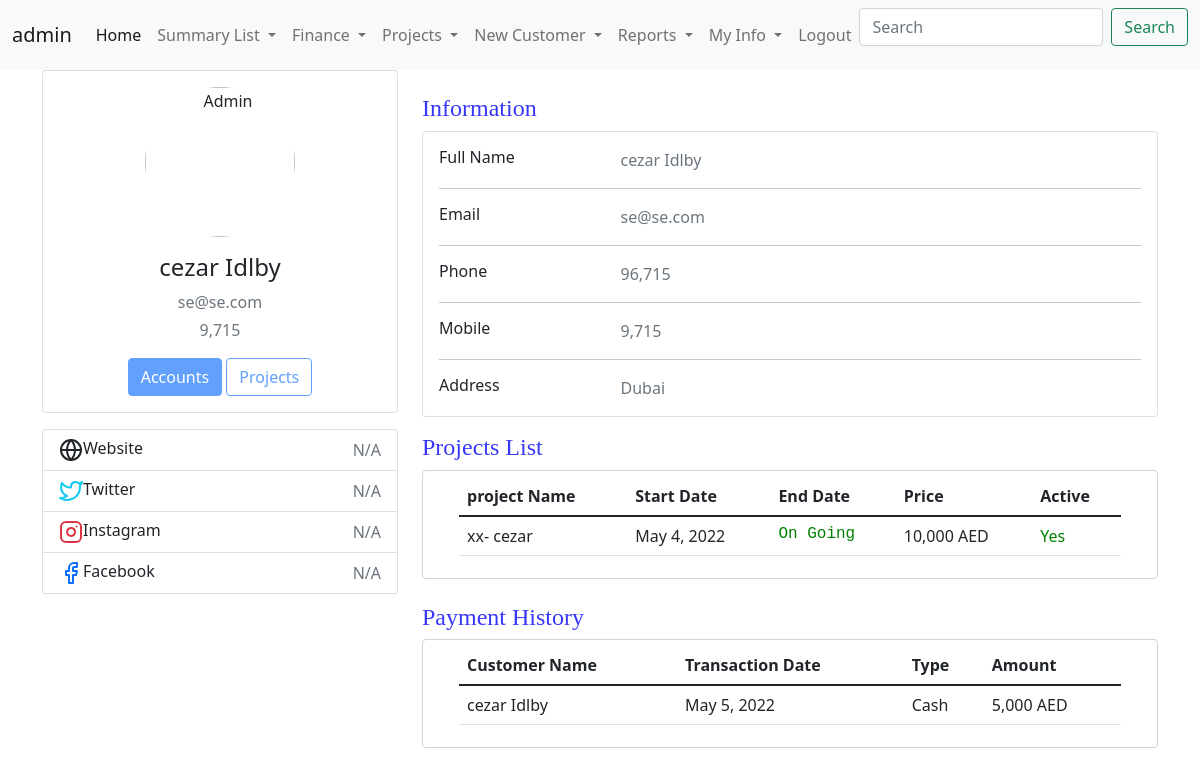
The app's page /UserCheckProject (signed in) with its own data.
### CRM/models.py (models this page shows, shortened)
class CustomerInfoModel(models.Model):
    customerId = models.AutoField(primary_key=True)
    customerName = models.CharField(max_length=100 , unique=True)
    country = models.ForeignKey(countryListModel,on_delete=models.DO_NOTHING)
    address = models.CharField(max_length=150)
    mobileNumber = models.IntegerField(unique=True)
    workNumber = models.IntegerField()
    email = models.EmailField(max_length=50 , unique=True)
    userLogin = models.OneToOneField(settings.AUTH_USER_MODEL,related_name="b" ,  on_delete=models.DO_NOTHING , null=True , blank=True )
    createdBy = models.ForeignKey(User, on_delete=models.DO_NOTHING)
    active = models.BooleanField(default=True)
    GA1 = models.CharField(max_length=100 , blank=True, null=True)
    GA2 = models.CharField(max_length=100 , blank=True, null=True)
    GA3 = models.CharField(max_length=100 , blank=True, null=True)
    GA4 = models.CharField(max_length=100 , blank=True, null=True)
    GB1 = models.BooleanField(default=False , blank=True, null=True)
    GB2 = models.BooleanField(default=False , blank=True, null=True)
    GB3 = models.BooleanField(default=False , blank=True, null=True)
    GB4 = models.BooleanField(default=False , blank=True, null=True)
    GD1 = models.DateField(blank=True, null=True)
    GD2 = models.DateField(blank=True, null=True)
    GD3 = models.DateField(blank=True, null=True)

class ProjectInfoModel(models.Model):
    projectId = models.AutoField(primary_key=True)
    projectName = models.CharField(max_length=100 , unique=True)
    projectDesc =  models.CharField(max_length=300)
    startDate = models.DateField(default= datetime.now)
    endDate = models.DateField(blank=True, null=True)
    price = models.IntegerField()
    active = models.BooleanField(default=True)
    createdBy = models.ForeignKey(User, on_delete=models.CASCADE)
    GA1 = models.CharField(max_length=100 , blank=True, null=True)
    GA2 = models.CharField(max_length=100 , blank=True, null=True)
    GB1 = models.BooleanField(default=False , blank=True, null=True)
    GB2 = models.BooleanField(default=False , blank=True, null=True)
    GD1 = models.DateField(blank=True, null=True)
    GD2 = models.DateField(blank=True, null=True)

### CRM/views.py (the view)
# urls.py: path('UserCheckProject',views.UserCheckProject,name='UserCheckProject'),
@login_required
def UserCheckProject(request):
    loginUser = User.objects.filter(username = request.user)
    try:
        customerProfile = CustomerInfoModel.objects.filter(userLogin =  loginUser[0])
    except Exception as e:
        customerProfile = ''
    try:
        q1 = assignProjectModel.objects.filter(userLogin = request.user)
    except Exception as e:
        q1 = 'NO Projects'
    try:
        CustomerIDFilter = q1.values_list('customerId')[0]
    except Exception as e:
        CustomerIDFilter = 'NO Projects'
    try:
        CustomerProjects = assignProjectModel.objects.values('projectId__projectName','assignDate','projectId__price','projectId__active','projectId__endDate').filter(customerId = CustomerIDFilter)
    except Exception as e:
        CustomerProjects = ''
    try:
        CustomerPayment = paymentsModel.objects.values('customerId__customerName','transactionDate','paymentType','paymentAmount','Currency').filter(customerId = CustomerIDFilter).order_by('-transactionDate')
    except Exception as e:
        CustomerPayment = ''
    context = {
     'q1':q1 ,
     'CustomerIDFilter':CustomerIDFilter,
     'CustomerProjects':CustomerProjects,
     'customerProfile':customerProfile,
     'loginUser' : loginUser,
     'CustomerPayment' : CustomerPayment
     }
    return render(request,'CRM/Profile.html',context)

### CRM/templates/CRM/Profile.html (shortened to what this page needs)
{% include 'CRM/navbar.html' %}
{% include 'CRM/base.html' %}
{% load humanize %}
{% block content %}
<div class="container">
    <div class="main-body">
          <div class="row gutters-sm">
            <div class="col-md-4 mb-3">
              <div class="card">
                <div class="card-body">
                  <div class="d-flex flex-column align-items-center text-center">
                    <img src="https://bootdey.com/img/Content/avatar/avatar7.png" alt="Admin" class="rounded-circle" width="150">
                    <div class="mt-3">
                      <h4>{{customerProfile.0.customerName}}</h4>
                      <p class="text-secondary mb-1">{{customerProfile.0.email}}</p>
                      <p class="text-muted font-size-sm">{{customerProfile.0.mobileNumber}}</p>
                      <button class="btn btn-primary disabled">Accounts</button>
                      <button class="btn btn-outline-primary disabled">Projects</button>
                    </div>
                  </div>
                </div>
              </div>
              <div class="card mt-3">
                <ul class="list-group list-group-flush">
                  <li class="list-group-item d-flex justify-content-between align-items-center flex-wrap">
                    <h6 class="mb-0">Website</h6>
                    <span class="text-secondary">N/A</span>
                  </li>
                  <li class="list-group-item d-flex justify-content-between align-items-center flex-wrap">
                    <h6 class="mb-0">Twitter</h6>
                    <span class="text-secondary">N/A</span>
                  </li>
                  <li class="list-group-item d-flex justify-content-between align-items-center flex-wrap">
                    <h6 class="mb-0">Instagram</h6>
                    <span class="text-secondary">N/A</span>
                  </li>
                  <li class="list-group-item d-flex justify-content-between align-items-center flex-wrap">
                    <h6 class="mb-0">Facebook</h6>
                    <span class="text-secondary">N/A</span>
                  </li>
                </ul>
              </div>
            </div>
            <div class="col-md-8">
              <br>
             <h4 style="color: rgb(55, 55, 250); font-family: Georgia, 'Times New Roman', Times, serif; ">Information</h4>
              <div class="card mb-3">
                <div class="card-body">
                  <div class="row">
                    <div class="col-sm-3">
                      <h6 class="mb-0">Full Name</h6>
                    </div>
                    <div class="col-sm-9 text-secondary">
                        {{customerProfile.0.customerName}} <br>
                    </div>
                  </div>
                  <hr>
                  <div class="row">
                    <div class="col-sm-3">
                      <h6 class="mb-0">Email</h6>
                    </div>
                    <div class="col-sm-9 text-secondary">
                        {{customerProfile.0.email}} <br>
                    </div>
                  </div>
                  <hr>
                  <div class="row">
                    <div class="col-sm-3">
                      <h6 class="mb-0">Phone</h6>
                    </div>
                    <div class="col-sm-9 text-secondary">
                        {{customerProfile.0.workNumber}} <br>
                    </div>
                  </div>
                  <hr>
                  <div class="row">
                    <div class="col-sm-3">
                      <h6 class="mb-0">Mobile</h6>
                    </div>
                    <div class="col-sm-9 text-secondary">
                        {{customerProfile.0.mobileNumber}} <br>
                    </div>
                  </div>
                  <hr>
                  <div class="row">
                    <div class="col-sm-3">
                      <h6 class="mb-0">Address</h6>
                    </div>
                    <div class="col-sm-9 text-secondary">
                        {{customerProfile.0.address}} <br>
                    </div>
                  </div>
    </div>
  </div>
  <h4 style="color: rgb(55, 55, 250); font-family: Georgia, 'Times New Roman', Times, serif; "> Projects List</h4>
  <div class="form-control">
  <div class="container-lg">
<table  class="table">
    <thead>
      <tr>
        <th scope="col">project Name</th>
        <th scope="col">Start Date</th>
        <th scope="col">End Date</th>
        <th scope="col">Price</th>
        <th scope="col">Active</th>
      </tr>
    </thead>
    <tbody>
      <tr>
          {% for x in CustomerProjects %}
        <td  >{{x.projectId__projectName}}</td>
        <td>{{x.assignDate}}</td>
        {% if x.projectId__endDate == Null %} <td style="color: green; font-family: 'Courier New', Courier, monospace;">On Going</td> {% else %} <td>{{x.projectId__endDate}}</td> {% endif %}
        <td>{{x.projectId__price|intcomma}} AED</td>
        {% if x.projectId__active == True %} <td style="color: green;">Yes</td> {% else %} <td style="color: red;">No</td> {% endif %}
      </tr>
      {% endfor %}
    </tbody>
  </table>
</div>
</div>
<br>
<h4 style="color: rgb(55, 55, 250); font-family: Georgia, 'Times New Roman', Times, serif; "> Payment History</h4>
<div class="form-control">
<div class="container-lg">
<table  class="table">
  <thead>
    <tr>
      <th scope="col">Customer Name</th>
      <th scope="col">Transaction Date</th>
      <th scope="col">Type</th>
      <th scope="col">Amount</th>
    </tr>
  </thead>
  <tbody>
    <tr>
        {% for x in CustomerPayment %}
      <td  >{{x.customerId__customerName}}</td>
      <td>{{x.transactionDate}}</td>
      <td>{{x.paymentType}}</td>
      <td>{{x.paymentAmount|intcomma}} {{x.Currency}}</td>
    </tr>
    {% endfor %}
  </tbody>
</table>
</div>
</div>
{% endblock %}

### CRM/templates/CRM/navbar.html (shortened to what this page needs)
{% block content %}
<nav class="navbar navbar-expand-lg navbar-light bg-light">
    <div class="container-fluid">
      <a class="navbar-brand" href="#">{{user.get_username}}</a>
      <div class="collapse navbar-collapse" id="navbarScroll">
        <ul class="navbar-nav me-auto my-2 my-lg-0 navbar-nav-scroll" style="--bs-scroll-height: 100px;">
          {% if user.is_superuser %}
          <li class="nav-item">
            <a class="nav-link active" aria-current="page" href="{% url 'CRM:customerList' %}">Home</a>
          </li>
          <li class="nav-item dropdown">
            <a class="nav-link dropdown-toggle" href="#" id="navbarScrollingDropdown" role="button" data-bs-toggle="dropdown" aria-expanded="false">
              Summary List
            </a>
          </li>
          <li class="nav-item dropdown">
            <a class="nav-link dropdown-toggle" href="#" id="navbarScrollingDropdown" role="button" data-bs-toggle="dropdown" aria-expanded="false">
              Finance
            </a>
          </li>
          <li class="nav-item dropdown">
            <a class="nav-link dropdown-toggle" href="#" id="navbarScrollingDropdown" role="button" data-bs-toggle="dropdown" aria-expanded="false">
              Projects
            </a>
          </li>
          <li class="nav-item dropdown">
            <a class="nav-link dropdown-toggle" href="#" id="navbarScrollingDropdown" role="button" data-bs-toggle="dropdown" aria-expanded="false">
              New Customer
            </a>
          </li>
          <li class="nav-item dropdown">
            <a class="nav-link dropdown-toggle" href="#" id="navbarScrollingDropdown" role="button" data-bs-toggle="dropdown" aria-expanded="false">
              Reports
            </a>
          </li>
          {% endif %}
          {% if user.is_authenticated %}
          <li class="nav-item dropdown">
            <a class="nav-link dropdown-toggle" href="#" id="navbarScrollingDropdown" role="button" data-bs-toggle="dropdown" aria-expanded="false">
              My Info
            </a>
          </li>
          {% endif %}
          {% if user.is_authenticated %}
          <li class="nav-item">
            <a class="nav-link" href="{% url 'logout' %}">Logout</a>
          </li>
          {% else %}
          <li class="nav-item"></li>
          <a class="nav-link" href="{% url 'login' %}">Login</a>
        </li>
          {% endif %}
        </ul>
        <form class="d-flex">
          <input class="form-control me-2" type="search" placeholder="Search" aria-label="Search">
          <button class="btn btn-outline-success" type="submit">Search</button>
        </form>
      </div>
    </div>
  </nav>
  {% endblock %}

### records on screen
CustomerInfoModel: customerName "cezar Idlby", email "se@se.com", mobileNumber "9,715", workNumber "96,715", address "Dubai"
ProjectInfoModel: projectId__projectName "xx- cezar", assignDate "May 4, 2022", projectId__price "10,000"

### other values on screen
{{ user.get_username }} "admin"
{{ x.customerId__customerName }} "cezar Idlby"
{{ x.transactionDate }} "May 5, 2022"
{{ x.paymentType }} "Cash"
{{ x.paymentAmount|intcomma }} "5,000"
{{ x.Currency }} "AED"
